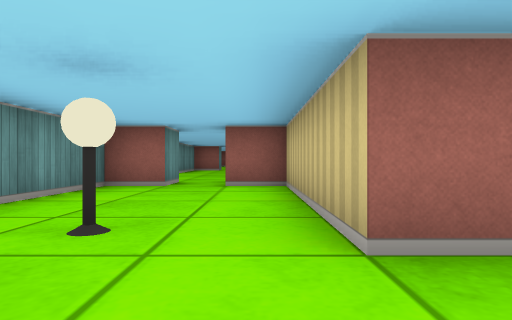
[1] (above)

24 first-person views from a walk through a cub3D maze. The camera is about half as high as the walls, looks level and sees 75° across. The floor is counted in squares. Each view is taken from the middle of a square. On the plan, view 1 faces up. The plan holds only what a view shows up to about 9 squares ahead; the rest is blank.

[2]
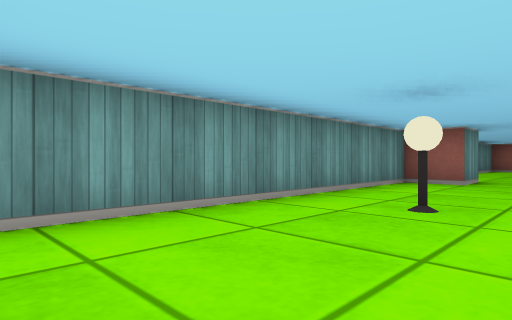

[3]
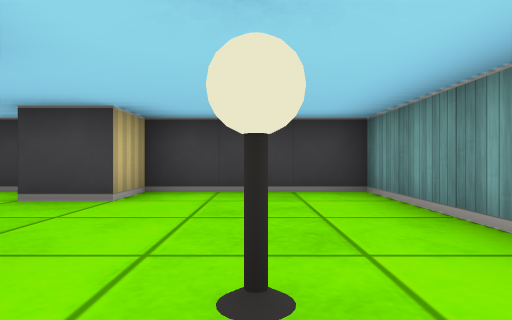

[4]
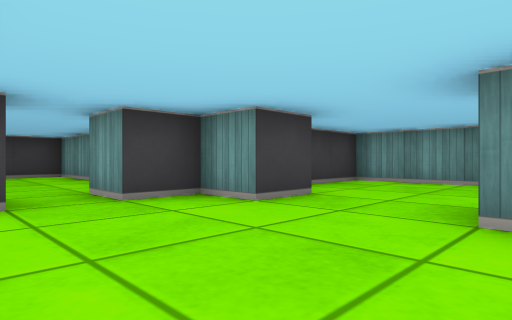

[5]
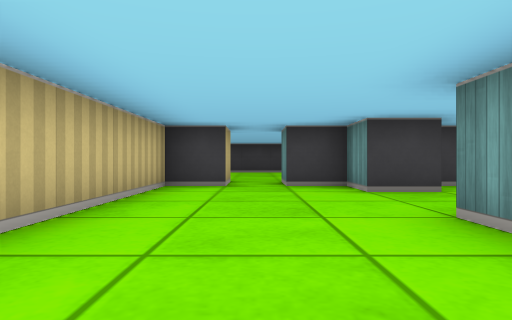

[6]
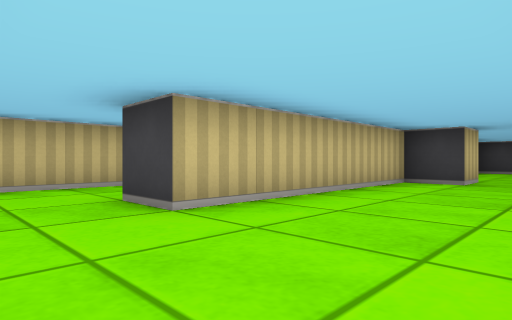

[7]
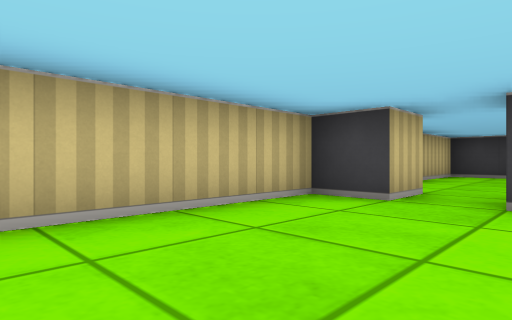

[8]
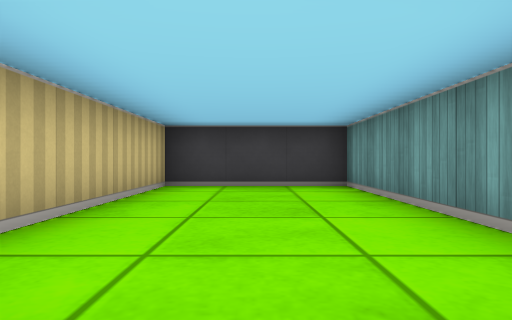

[9]
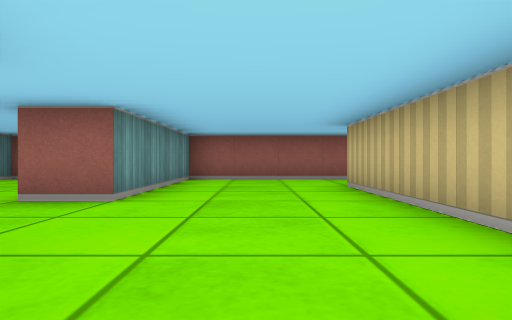

[10]
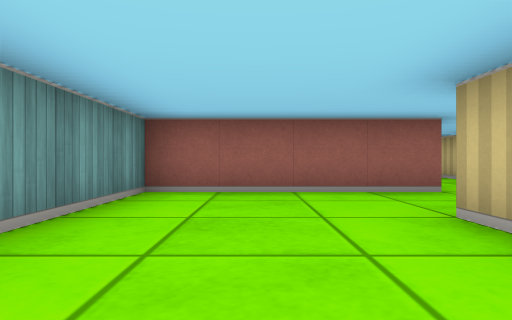

[11]
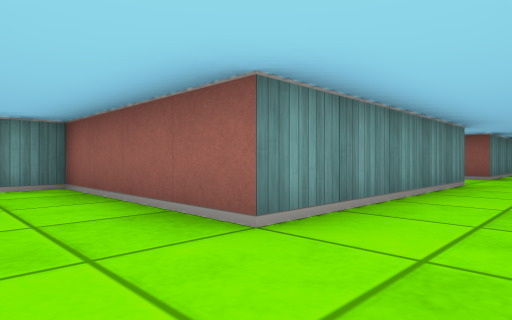

[12]
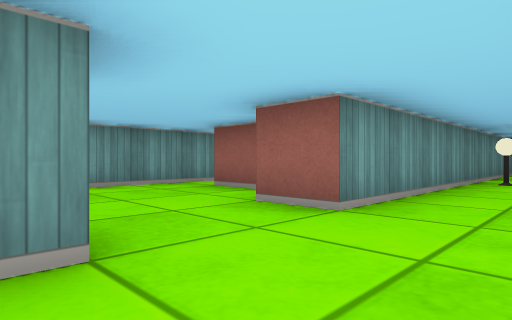

[13]
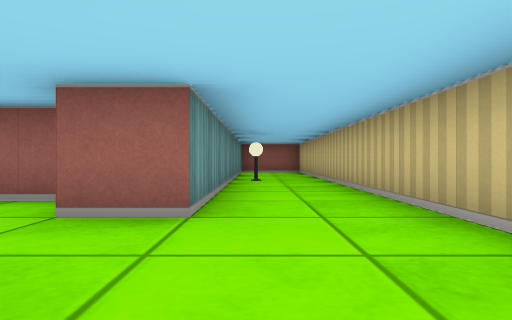

[14]
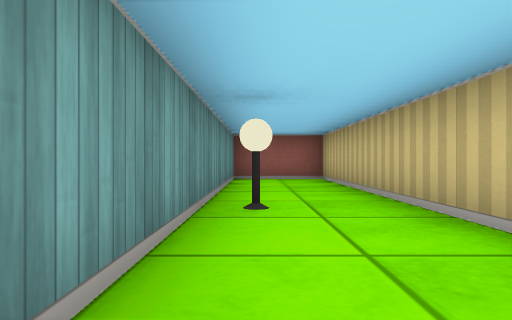

[15]
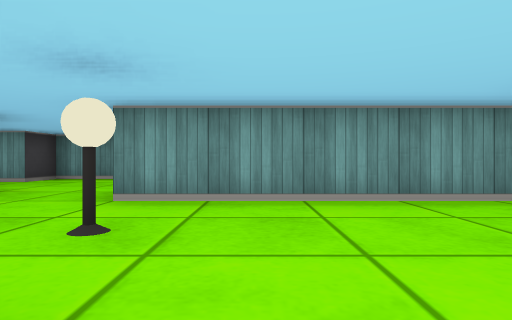

[16]
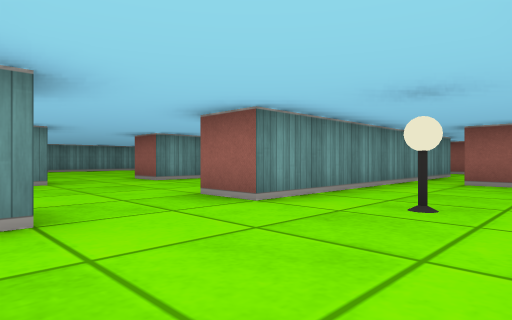

[17]
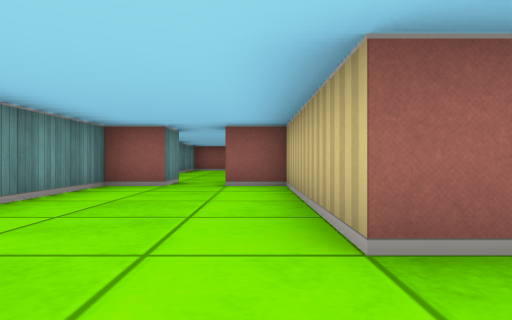

[18]
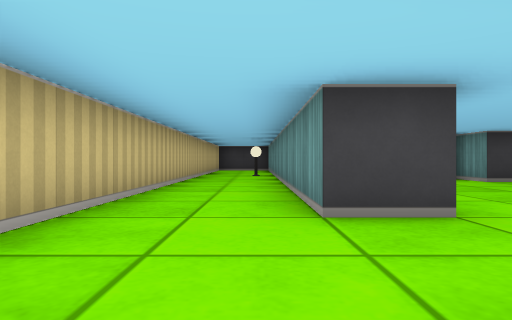

[19]
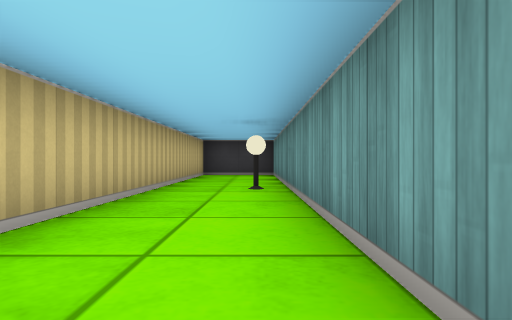

[20]
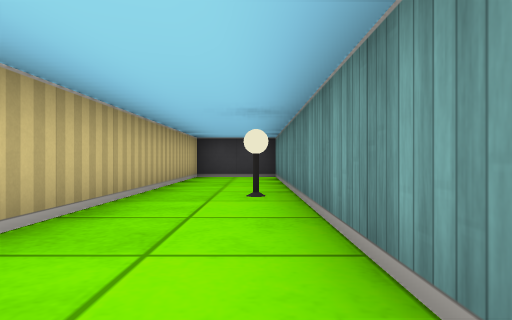

[21]
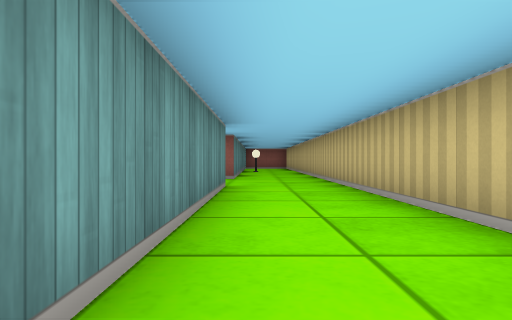

[22]
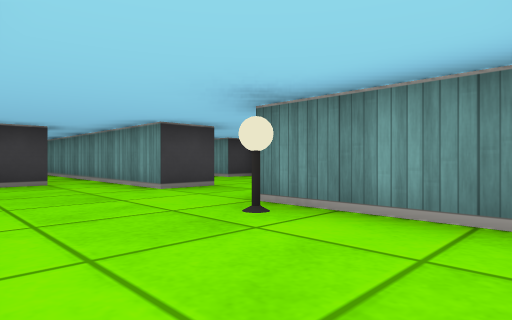

[23]
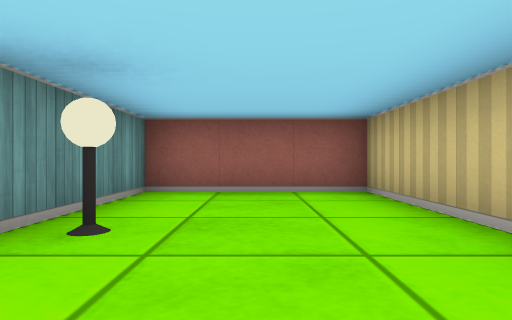

[24]
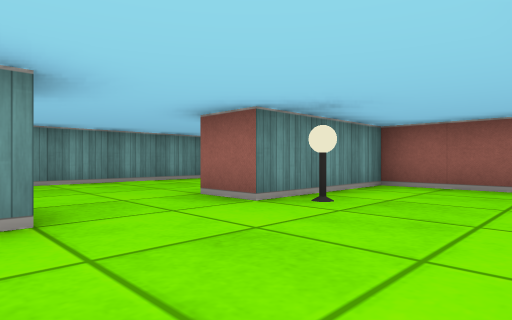

### Floor plan
Ten units are one square. View 1 is at (0, 0); x grows to the right and y downward. Boxes are objects, and circles mark ways between rooms. Rooms are numbered by the first view taken in them; rooms with no view inside come last. Other rooms are left out.
<svg viewBox="-40 -220 120 300">
<path fill="none" stroke="#000" d="M5 -15 5 -55 -5 -55M-15 -55 -25 -55 -25 15 5 15 5 5M5 5 15 5 15 15 25 15 25 25M45 -55 15 -55 15 -15 5 -15M35 25 35 15 45 15 45 -35M75 -69 75 -215 55 -215 55 -125 45 -125M55 -106 55 -55 45 -55M45 -35 55 -35 55 75 75 75 75 -44M40 -135 25 -135M15 -135 15 -95 5 -95M5 -95 5 -135 -5 -135M-25 -85 -25 -65 -15 -65 -15 -55M-15 -135 -25 -135 -25 -105 -35 -105M45 -189 45 -215 15 -215 15 -185 5 -185M4 -165 15 -165 15 -135M25 -145 32 -145M15 39 15 75 45 75 45 39"/>
<rect x="-15" y="-25" width="10" height="10" fill="#bbb"><title>lamp</title></rect>
<rect x="55" y="25" width="10" height="10" fill="#bbb"><title>lamp</title></rect>
<rect x="55" y="-175" width="10" height="10" fill="#bbb"><title>lamp</title></rect>
<rect x="25" y="-105" width="10" height="10" fill="#bbb"><title>lamp</title></rect>
<rect x="15" y="-195" width="10" height="10" fill="#bbb"><title>lamp</title></rect>
<circle cx="10" cy="-5" r="3" fill="#2a7"/>
<circle cx="-10" cy="-60" r="3" fill="#2a7"/>
<circle cx="50" cy="-45" r="3" fill="#2a7"/>
<circle cx="30" cy="20" r="3" fill="#2a7"/>
<circle cx="50" cy="-115" r="3" fill="#2a7"/>
<circle cx="10" cy="-85" r="3" fill="#2a7"/>
<circle cx="20" cy="-140" r="3" fill="#2a7"/>
<text x="-10" y="-20">1</text>
<text x="30" y="-20">2</text>
<text x="60" y="-70">3</text>
<text x="30" y="-100">4</text>
<text x="-10" y="-100">5</text>
<text x="30" y="-180">6</text>
<text x="30" y="50">7</text>
</svg>
Room 1 opens to room 2. Room 1 opens to room 5. Room 2 opens to room 3. Room 2 opens to room 7. Room 3 opens to room 4. Room 4 opens to room 5. Room 4 opens to room 6.

Where each view was taken, in squares from view 1:
view 1: 0 up, 0 right, facing up
view 2: 1 down, 0 right, facing up-left
view 3: 3 up, 1 left, facing down
view 4: 2 up, 4 right, facing down-left
view 5: 4 up, 3 right, facing down
view 6: 5 up, 2 right, facing down-right
view 7: 2 up, 2 right, facing down-right
view 8: 2 down, 3 right, facing down
view 9: 2 down, 3 right, facing up
view 10: 1 up, 3 right, facing up
view 11: 4 up, 7 right, facing up-left
view 12: 10 up, 7 right, facing up-left
view 13: 10 up, 6 right, facing up
view 14: 14 up, 6 right, facing up
view 15: 11 up, 5 right, facing left
view 16: 7 up, 4 right, facing up-left
view 17: 8 up, 0 right, facing up
view 18: 6 up, 6 right, facing down
view 19: 2 up, 6 right, facing down
view 20: 1 up, 6 right, facing down
view 21: 5 up, 6 right, facing up
view 22: 21 up, 4 right, facing down-left
view 23: 17 up, 3 right, facing up
view 24: 16 up, 4 right, facing up-left
